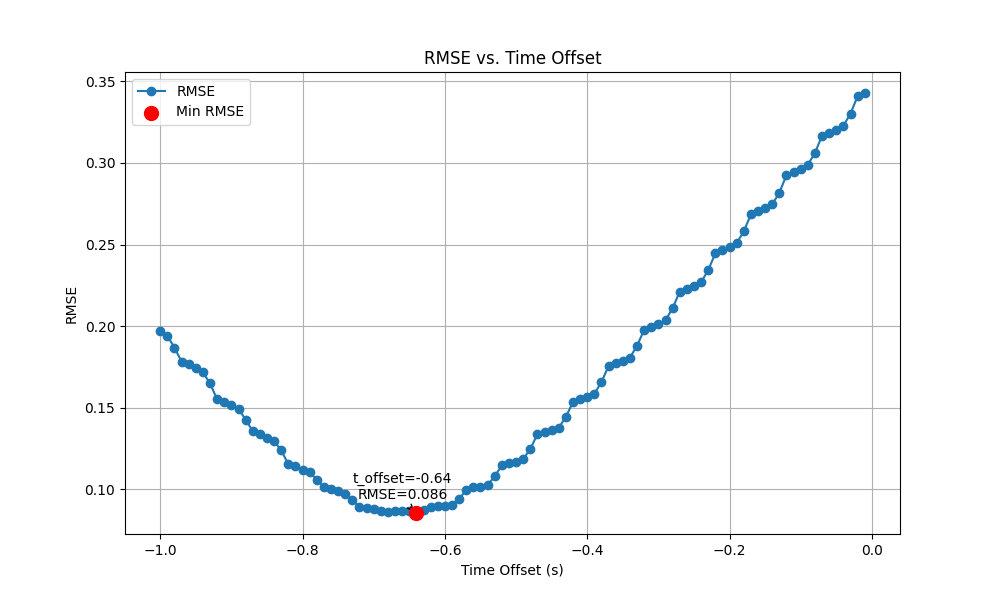

Here is the Python script that generated this plot:
import subprocess
import matplotlib.pyplot as plt
import re


##legged_room00  3.01
##legged_grass00 3.37
##legged_grass01 3.49
##legged_transition00 3.36
##legged_tunnel00 3.31
##handheld_grass00 -0.23
##handheld_room00 -0.72
##handheld_room01 -0.73
##handheld_starbucks00 -0.64
##handheld_starbucks01 -0.67
##handheld_tunnel00 3.2
##ugv_transition00 0.02
##ugv_transition01 0.06

# 初始化参数
t_offset_values = [i * 0.01 for i in range(-100, 0)]  # 从-0.5到0.5，步长为0.1
#t_offset_values = [i * 0.1 for i in range(-20, 40)]  # 从-0.5到0.5，步长为0.1
results = []

# 循环执行命令
for t_offset in t_offset_values:
    command = [
        'evo_ape', 'tum',
        './resampled/handheld_starbucks00_resampled.txt',
        '../../../../benchmark_private/fastlio2/laptop/traj/handheld_starbucks00_fastlio2.txt', '-a', '--t_max_diff', '0.1', '--t_offset', str(t_offset)
    ]
    #print(command)
    process = subprocess.run(command, capture_output=True, text=True)
    
    # 首先打印完整的命令输出
    output = process.stdout
    print(f"Command output at t_offset {t_offset}:\n{output}")
    
    # 然后解析输出以提取APE的RMSE值
    match = re.search(r"rmse\s+(\d+\.\d+)", output)  # 使用正则表达式匹配RMSE值
    if match:
        ape_rmse = float(match.group(1))
        results.append(ape_rmse)
        print(f"Extracted RMSE: {ape_rmse} at {t_offset}")
    else:
        results.append(None)  # 如果未找到匹配项，添加None
        print("RMSE value not found.")

# # 绘制结果
# plt.figure(figsize=(10, 6))
# plt.plot(t_offset_values, results, marker='o')
# plt.title('APE Mean vs. Time Offset')
# plt.xlabel('Time Offset (s)')
# plt.ylabel('APE Mean')
# plt.grid(True)
# plt.show()
        
# 找出 RMSE 最小值及其对应的 t_offset
min_rmse = min(results)  # 假设 results 中没有 None 值
min_rmse_index = results.index(min_rmse)
min_rmse_offset = t_offset_values[min_rmse_index]
print(f" The minimum offset is {min_rmse_offset}")

# 绘制 RMSE 曲线
plt.figure(figsize=(10, 6))
plt.plot(t_offset_values, results, marker='o', label='RMSE')

# 标记 RMSE 最小值的点
plt.scatter(min_rmse_offset, min_rmse, color='red', s=100, label='Min RMSE', zorder=5)

# 在标记点上添加注释显示对应的 t_offset 值
plt.annotate(f"t_offset={min_rmse_offset}\nRMSE={min_rmse:.3f}", 
             (min_rmse_offset, min_rmse),
             textcoords="offset points", 
             xytext=(-10,10), 
             ha='center',
             arrowprops=dict(arrowstyle="->", connectionstyle="arc3,rad=.2"))

plt.title('RMSE vs. Time Offset')
plt.xlabel('Time Offset (s)')
plt.ylabel('RMSE')
plt.legend()
plt.grid(True)
plt.show()
